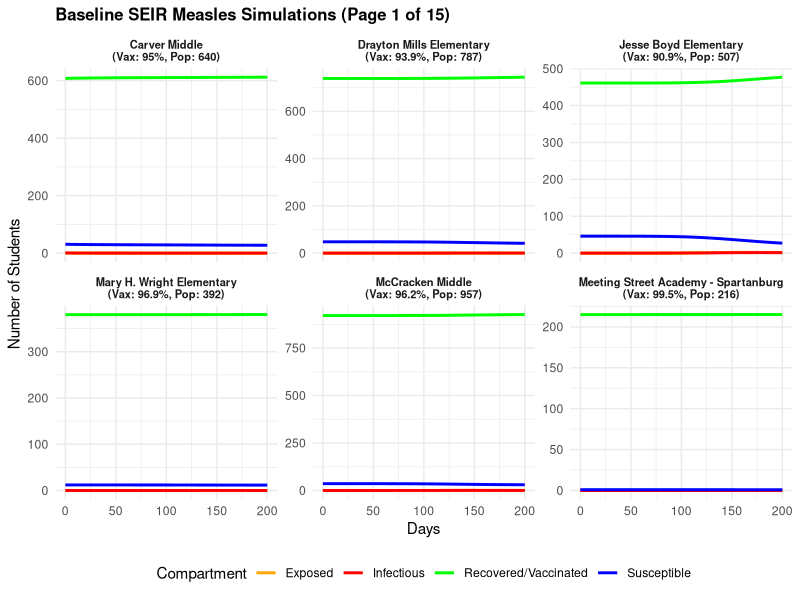
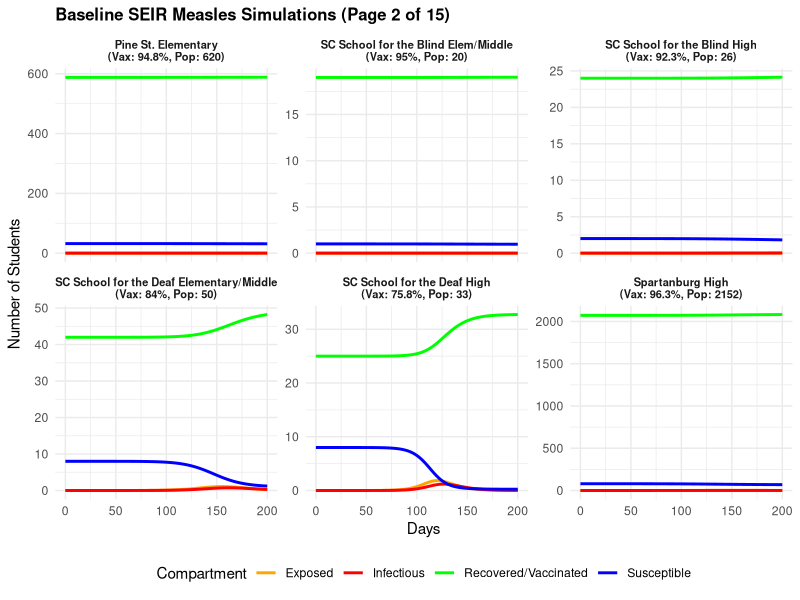
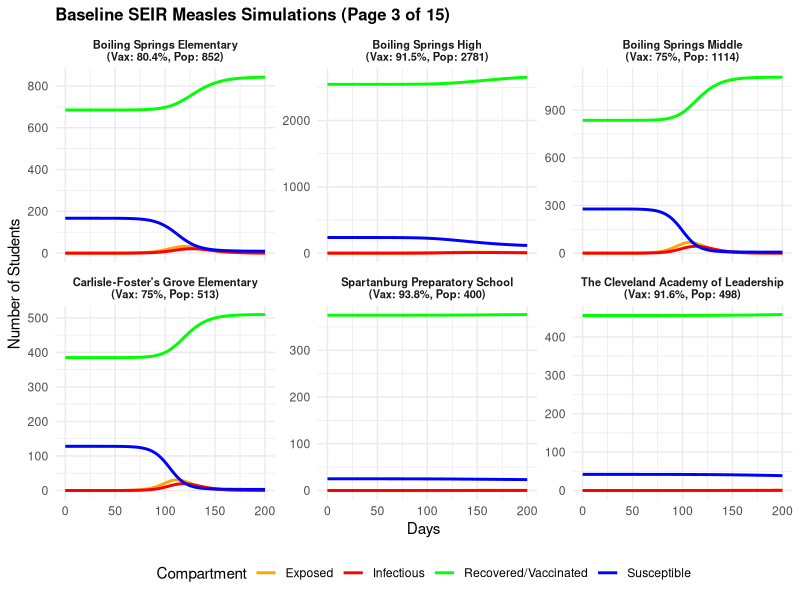
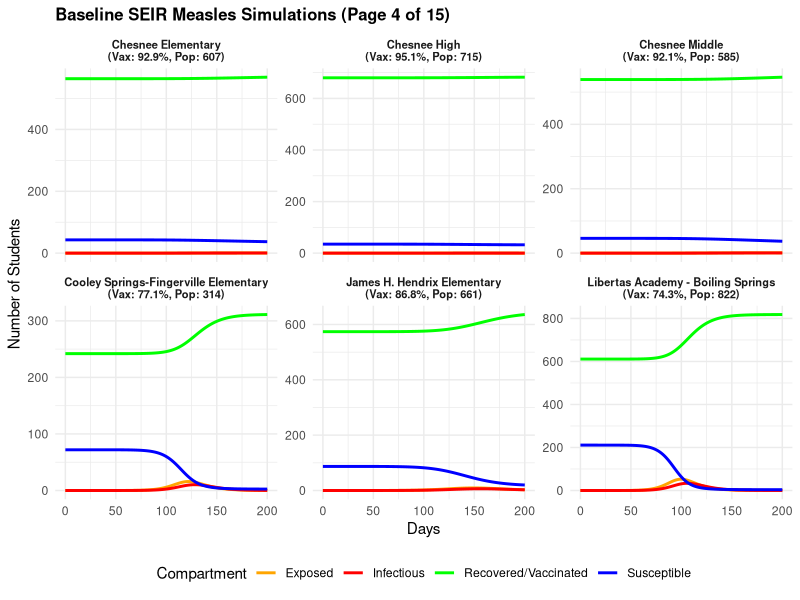
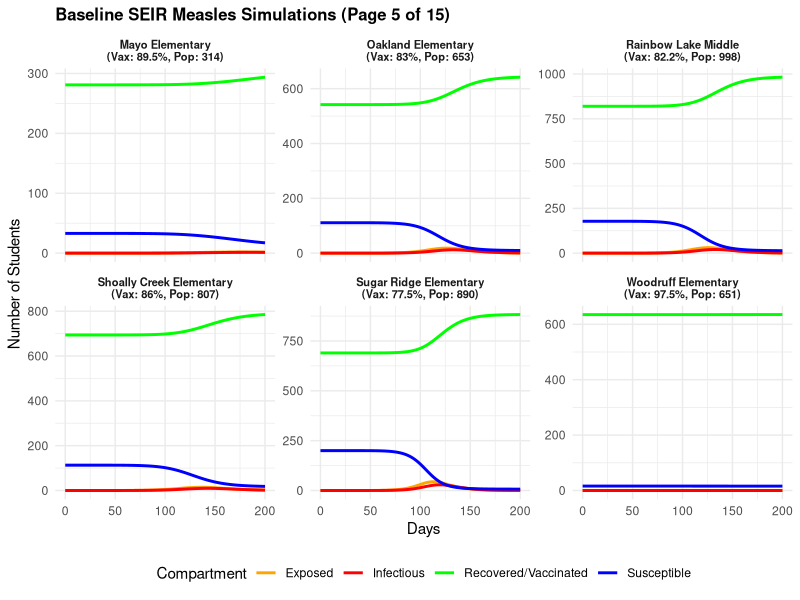
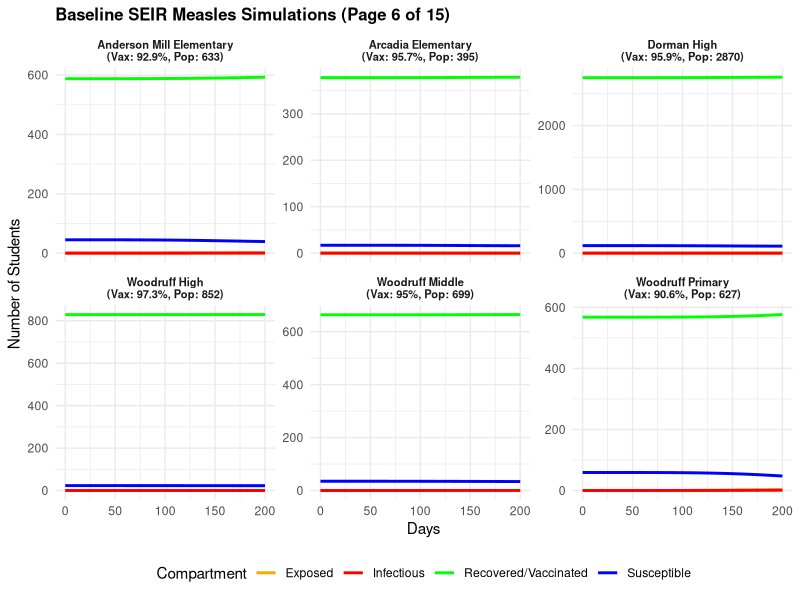
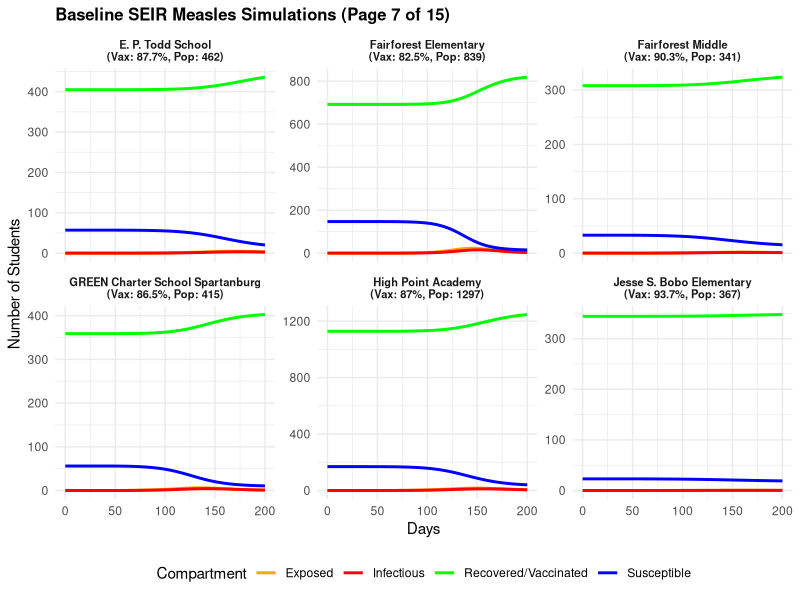
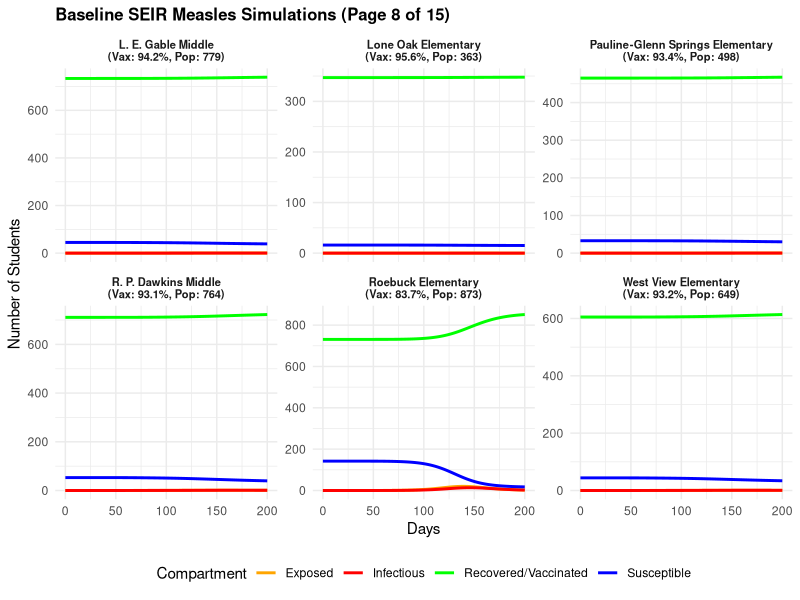

Write the R code that produced these figures, in order.

# Network SEIR Measles Simulation and Sensitivity Analysis Framework

suppressPackageStartupMessages({
  library(tidyverse)
  library(deSolve)
  library(igraph)
})


theme_set(theme_minimal() + theme(plot.title = element_text(face = "bold", size = 12)))

df <- read.csv("data/cleanned/school_data_joined.csv") %>%
  rename_with(tolower)

if (!"unit_id" %in% names(df)) {
  df <- df %>% mutate(unit_id = as.character(row_number()))
} else {
  df <- df %>% mutate(unit_id = as.character(unit_id))
}

df <- df %>%
  mutate(
    vax_rate  = if_else(percent_immunized > 1, percent_immunized / 100, percent_immunized),
    school_id = row_number(),
    page      = ceiling(school_id / 6)
  )

n_schools <- nrow(df)


# BUILD NETWORK ADJACENCY MATRIX (A)

net_df <- read.csv("data/cleanned/network_df.csv") %>%
  rename_with(tolower)

id_cols <- names(net_df)[grep("unit|from|to|source|target|id", names(net_df))]

if (length(id_cols) >= 2) {
  net_df <- net_df %>%
    rename(unit_id_a = !!sym(id_cols[1]), unit_id_b = !!sym(id_cols[2]))
} else {
  colnames(net_df)[1:2] <- c("unit_id_a", "unit_id_b")
}

net_df <- net_df %>%
  mutate(
    unit_id_a = as.character(unit_id_a),
    unit_id_b = as.character(unit_id_b)
  )

id_map <- setNames(1:n_schools, df$unit_id)
A      <- matrix(0, nrow = n_schools, ncol = n_schools)

for (k in seq_len(nrow(net_df))) {
  i <- id_map[net_df$unit_id_a[k]]
  j <- id_map[net_df$unit_id_b[k]]
  if (!is.na(i) && !is.na(j)) {
    w <- if ("total_contacts" %in% names(net_df)) net_df$total_contacts[k] else 1
    A[i, j] <- w
    A[j, i] <- w
  }
}
# 1. Keep raw matrix built from mobility connectivity risk
A_raw <- A  

# 2. Find the master scale factor (spectral radius / largest eigenvalue)
spectral_radius <- max(Re(eigen(A_raw)$values))

# 3. Scale the ENTIRE network globally by this single number
A <- A_raw / spectral_radius
#row_sums <- rowSums(A)
#row_sums[row_sums == 0] <- 1
#A <- A / row_sums

gamma_rate <- 1 / 7         # Infectious period (~7 days)
sigma_rate <- 1 / 10        # Incubation period (~10 days)
beta_rate  <- 15 * gamma_rate # Intra-school transmission (R0 = 15)
alpha      <- 0.05          # Inter-school coupling coefficient (5%)
times      <- seq(0, 200, by = 1)

N  <- df$total_students
R0 <- round(N * df$vax_rate)
I0 <- c(1, rep(0, n_schools - 1)) # Seed index case in School 1
E0 <- rep(0, n_schools)
S0 <- pmax(0, N - I0 - E0 - R0)

initial_state <- c(S0, E0, I0, R0)
names(initial_state) <- c(
  paste0("S_", 1:n_schools),
  paste0("E_", 1:n_schools),
  paste0("I_", 1:n_schools),
  paste0("R_", 1:n_schools)
)

params <- list(
  beta  = beta_rate,
  sigma = sigma_rate,
  gamma = gamma_rate,
  alpha = alpha,
  N     = N,
  A     = A,
  n     = n_schools
)

seir_model <- function(time, state, parameters) {
  with(as.list(parameters), {
    S <- state[1:n]
    E <- state[(n + 1):(2 * n)]
    I <- state[(2 * n + 1):(3 * n)]
    R <- state[(3 * n + 1):(4 * n)]
    
    I_prop <- I / N
    lambda <- (beta * I_prop) + (alpha * beta * as.vector(A %*% I_prop))
    
    dS <- -lambda * S
    dE <-  lambda * S - (sigma * E)
    dI <- (sigma * E) - (gamma * I)
    dR <- (gamma * I)
    
    list(c(dS, dE, dI, dR))
  })
}


get_total_I <- function(out_df, scenario_label) {
  out_df %>%
    pivot_longer(cols = -time, names_to = "var", values_to = "Count") %>%
    filter(str_detect(var, "^I_")) %>%
    group_by(time) %>%
    summarise(total_infectious = sum(Count), .groups = "drop") %>%
    mutate(Scenario = scenario_label)
}

run_vax_scenario <- function(vax_vector, label, seed_id = 1) {
  R0_vec <- round(N * vax_vector)
  I0_vec <- rep(0, n_schools)
  I0_vec[seed_id] <- 1
  S0_vec <- pmax(0, N - I0_vec - R0_vec)
  
  state_vec <- c(S0_vec, rep(0, n_schools), I0_vec, R0_vec)
  names(state_vec) <- names(initial_state)
  
  out_df <- as.data.frame(ode(y = state_vec, times = times, func = seir_model, parms = params))
  get_total_I(out_df, label)
}


output <- ode(y = initial_state, times = times, func = seir_model, parms = params)

results_long <- as.data.frame(output) %>%
  pivot_longer(cols = -time, names_to = "var", values_to = "Count") %>%
  mutate(
    Compartment = str_extract(var, "^[SEIR]"),
    school_id   = as.numeric(str_extract(var, "\\d+"))
  ) %>%
  left_join(df, by = "school_id") %>%
  mutate(school_label = paste0(school_name, "\n(Vax: ", round(vax_rate * 100, 1), "%, Pop: ", total_students, ")"))

total_pages <- max(df$page)

for (p in 1:total_pages) {
  page_data <- results_long %>% filter(page == p)
  
  p_plot <- ggplot(page_data, aes(x = time, y = Count, color = Compartment)) +
    geom_line(linewidth = 1) +
    scale_color_manual(
      values = c("S" = "blue", "E" = "orange", "I" = "red", "R" = "green"),
      labels = c("S" = "Susceptible", "E" = "Exposed", "I" = "Infectious", "R" = "Recovered/Vaccinated")
    ) +
    facet_wrap(~school_label, ncol = 3, scales = "free_y") +
    labs(
      title = paste0("Baseline SEIR Measles Simulations (Page ", p, " of ", total_pages, ")"),
      x = "Days", y = "Number of Students", color = "Compartment"
    ) +
    theme(strip.text = element_text(size = 8, face = "bold"), legend.position = "bottom")
  
  print(p_plot)
}


#  SENSITIVITY ANALYSIS 1: VACCINATION COVERAGE VS. SCHOOL SIZE

df_sens <- df %>%
  mutate(
    school_size_cat = case_when(
      total_students < 400 ~ "Small (<400)",
      total_students >= 400 & total_students <= 800 ~ "Medium (400-800)",
      total_students > 800 ~ "Large (>800)"
    )
  )

vax_scenarios <- c(0.70, 0.80, 0.85, 0.90, 0.95, 0.98)
sens_results  <- data.frame()

for (v_cov in vax_scenarios) {
  R0_sens <- round(N * v_cov)
  I0_sens <- c(1, rep(0, n_schools - 1))
  E0_sens <- rep(0, n_schools)
  S0_sens <- pmax(0, N - I0_sens - E0_sens - R0_sens)
  
  state_sens <- c(S0_sens, E0_sens, I0_sens, R0_sens)
  names(state_sens) <- names(initial_state)
  
  out_sens <- ode(y = state_sens, times = times, func = seir_model, parms = params)
  
  res_sens <- as.data.frame(out_sens) %>%
    pivot_longer(cols = -time, names_to = "var", values_to = "Count") %>%
    mutate(
      Compartment = str_extract(var, "^[SEIR]"),
      school_id   = as.numeric(str_extract(var, "\\d+"))
    ) %>%
    filter(time == max(times)) %>%
    pivot_wider(names_from = Compartment, values_from = Count) %>%
    left_join(df_sens, by = "school_id") %>%
    mutate(
      total_cases  = R - (total_students * v_cov),
      attack_rate  = (pmax(0, total_cases) / total_students) * 100,
      scenario_vax = paste0(v_cov * 100, "%")
    )
  
  sens_results <- bind_rows(sens_results, res_sens)
}

sens_summary <- sens_results %>%
  group_by(scenario_vax, school_size_cat) %>%
  summarise(
    avg_attack_rate    = mean(attack_rate, na.rm = TRUE),
    total_cases_county = sum(pmax(0, total_cases), na.rm = TRUE),
    .groups            = "drop"
  ) %>%
  mutate(vax_num = parse_number(scenario_vax))

ggplot(sens_summary, aes(x = vax_num, y = avg_attack_rate, color = school_size_cat, group = school_size_cat)) +
  geom_line(linewidth = 1.2) +
  geom_point(size = 3) +
  geom_vline(xintercept = 95, linetype = "dashed", color = "red") +
  annotate("text", x = 95.5, y = max(sens_summary$avg_attack_rate) * 0.9, 
           label = "95% Herd Immunity Target", color = "red", angle = 90) +
  labs(
    title    = "Sensitivity Analysis 1: Impact of Vaccination Coverage on Attack Rate",
    
    x        = "County-Wide Vaccination Coverage (%)",
    y        = "Average Final Attack Rate (%)",
    color    = "School Size Category"
  )


# SENSITIVITY ANALYSIS 2: ROLE OF HIGH-CENTRALITY (HUB) SCHOOLS

net_graph       <- graph_from_adjacency_matrix(A, mode = "undirected", weighted = TRUE)
df$node_strength <- strength(net_graph)
df$betweenness   <- betweenness(net_graph, weights = NA)

top_hub_id   <- df$school_id[which.max(df$node_strength)]
low_hub_id   <- df$school_id[which.min(df$node_strength)]
top_hub_name <- df$school_name[df$school_id == top_hub_id]
low_hub_name <- df$school_name[df$school_id == low_hub_id]

###actual coverage
R0_actual <- round(N * df$vax_rate)

I0_hub <- rep(0, n_schools); I0_hub[top_hub_id] <- 1
state_hub <- c(pmax(0, N - I0_hub - R0_actual), rep(0, n_schools), I0_hub, R0_actual)
names(state_hub) <- names(initial_state)

I0_peri <- rep(0, n_schools); I0_peri[low_hub_id] <- 1
state_peri <- c(pmax(0, N - I0_peri - R0_actual), rep(0, n_schools), I0_peri, R0_actual)
names(state_peri) <- names(initial_state)

out_hub  <- as.data.frame(ode(y = state_hub,  times = times, func = seir_model, parms = params))
out_peri <- as.data.frame(ode(y = state_peri, times = times, func = seir_model, parms = params))

comparison_df <- bind_rows(
  get_total_I(out_hub,  paste0("Hub: ", top_hub_name)),
  get_total_I(out_peri, paste0("Peripheral: ", low_hub_name))
)

ggplot(comparison_df, aes(x = time, y = total_infectious, color = Scenario)) +
  geom_line(linewidth = 1.3) +
  scale_color_manual(values = c("firebrick", "darkblue")) +
  labs(
    title    = "Sensitivity Analysis 2: Outbreak Dynamics by Index Case Location",
    subtitle = "Comparing Index Case in  Hub vs. Peripheral School",
    x        = "Days Since Outbreak Introduction",
    y        = "Total Active Infectious Cases in County",
    color    = "Initial Location"
  ) +
  theme(legend.position = "bottom")

#  Controlled Coverage (Fix both seed schools to 74% coverage)
fixed_vax_rate <- 0.74 
R0_controlled  <- round(N * df$vax_rate)
R0_controlled[top_hub_id] <- round(N[top_hub_id] * fixed_vax_rate)
R0_controlled[low_hub_id] <- round(N[low_hub_id] * fixed_vax_rate)

state_hub_ctrl  <- c(pmax(0, N - I0_hub - R0_controlled), rep(0, n_schools), I0_hub, R0_controlled)
state_peri_ctrl <- c(pmax(0, N - I0_peri - R0_controlled), rep(0, n_schools), I0_peri, R0_controlled)
names(state_hub_ctrl) <- names(state_peri_ctrl) <- names(initial_state)

out_hub_ctrl  <- as.data.frame(ode(y = state_hub_ctrl,  times = times, func = seir_model, parms = params))
out_peri_ctrl <- as.data.frame(ode(y = state_peri_ctrl, times = times, func = seir_model, parms = params))

comparison_ctrl_df <- bind_rows(
  get_total_I(out_hub_ctrl,  paste0("Hub Seed (74% Vax): ", top_hub_name)),
  get_total_I(out_peri_ctrl, paste0("Peripheral Seed (74% Vax): ", low_hub_name))
)

ggplot(comparison_ctrl_df, aes(x = time, y = total_infectious, color = Scenario)) +
  geom_line(linewidth = 1.3) +
  scale_color_manual(values = c("firebrick", "darkblue")) +
  labs(
    title    = "Controlled Sensitivity Analysis 2: Decoupled Network Effect",
    subtitle = "Both Seed Schools Controlled at 74% Vaccination Coverage",
    x        = "Days Since Outbreak Introduction",
    y        = "Total Active Infectious Cases in County"
  )

# SENSITIVITY ANALYSIS 3: REDUCING INTER-SCHOOL CONNECTIVITY

alpha_scenarios <- c(
  "Baseline (0% Reduction)"               = alpha,
  "Moderate Restrictions (50% Reduction)" = alpha * 0.50,
  "Full School Isolation (100% Reduction)" = 0.0
)

results_list <- list()
for (scen_name in names(alpha_scenarios)) {
  params_scen       <- params
  params_scen$alpha <- alpha_scenarios[[scen_name]]
  
  out_scen <- as.data.frame(ode(y = state_hub, times = times, func = seir_model, parms = params_scen))
  results_list[[scen_name]] <- get_total_I(out_scen, scen_name)
}

sens3_df <- bind_rows(results_list)

ggplot(sens3_df, aes(x = time, y = total_infectious, color = Scenario, linetype = Scenario)) +
  geom_line(linewidth = 1.3) +
  scale_color_manual(values = c("firebrick", "darkorange", "forestgreen")) +
  scale_linetype_manual(values = c("solid", "dashed", "dotdash")) +
  labs(
    title    = "Sensitivity Analysis 3: Impact of Reducing Inter-School Connectivity",
    subtitle = "Simulating Outbreak Response Strategies Starting from High-Centrality Hub",
    x        = "Days Since Outbreak Introduction",
    y        = "Total Active Infectious Cases in County"
  ) +
  theme(legend.position = "bottom")


#  SENSITIVITY ANALYSIS 4: TARGETED VS. RANDOM VACCINATION

set.seed(123)

top_5_hubs       <- df %>% arrange(desc(node_strength)) %>% slice(1:5) %>% pull(school_id)
random_5_schools <- df %>% filter(!school_id %in% top_5_hubs) %>% sample_n(5) %>% pull(school_id)

vax_base     <- df$vax_rate
vax_targeted <- vax_base; vax_targeted[top_5_hubs]       <- pmax(vax_targeted[top_5_hubs], 0.95)
vax_random   <- vax_base; vax_random[random_5_schools]   <- pmax(vax_random[random_5_schools], 0.95)

sens4_df <- bind_rows(
  run_vax_scenario(vax_base,     "Baseline (Actual Coverage)", seed_id = top_hub_id),
  run_vax_scenario(vax_targeted, "Targeted (Top 5 Hubs Raised to 95%)", seed_id = top_hub_id),
  run_vax_scenario(vax_random,   "Random (5 Random Schools Raised to 95%)", seed_id = top_hub_id)
)

ggplot(sens4_df, aes(x = time, y = total_infectious, color = Scenario, linetype = Scenario)) +
  geom_line(linewidth = 1.3) +
  scale_color_manual(values = c("firebrick", "darkorange", "forestgreen")) +
  scale_linetype_manual(values = c("solid", "dashed", "dotdash")) +
  labs(
    title    = "Sensitivity Analysis 4: Targeted vs. Random Vaccine Allocation",
    subtitle = "Comparing County-Wide Outbreak Impact of Protecting Network Hubs",
    x        = "Days Since Outbreak Introduction",
    y        = "Total Active Infectious Cases in County"
  ) +
  theme(legend.position = "bottom")


#  SENSITIVITY ANALYSIS 5: VACCINATION COVERAGE BY SCHOOL SIZE

target_county_mean <- mean(df$vax_rate)
small_idx          <- which(df$total_students < 400)
large_idx          <- which(df$total_students >= 400)

# Scenario A: Low Vax in Small Schools, High Vax in Large Schools
vax_small_low <- numeric(n_schools)
vax_small_low[small_idx] <- 0.70; vax_small_low[large_idx] <- 0.95
vax_small_low <- pmin(0.98, pmax(0.40, vax_small_low * (target_county_mean / mean(vax_small_low))))

# Scenario B: High Vax in Small Schools, Low Vax in Large Schools
vax_large_low <- numeric(n_schools)
vax_large_low[small_idx] <- 0.95; vax_large_low[large_idx] <- 0.70
vax_large_low <- pmin(0.98, pmax(0.40, vax_large_low * (target_county_mean / mean(vax_large_low))))

sens6_df <- bind_rows(
  run_vax_scenario(vax_small_low, "Low Coverage in Small / High in Large", seed_id = top_hub_id),
  run_vax_scenario(vax_large_low, "High Coverage in Small / Low in Large", seed_id = top_hub_id)
)

ggplot(sens6_df, aes(x = time, y = total_infectious, color = Scenario, linetype = Scenario)) +
  geom_line(linewidth = 1.3) +
  scale_color_manual(values = c("darkorange", "purple")) +
  scale_linetype_manual(values = c("solid", "dashed")) +
  labs(
    title    = "Sensitivity Analysis 5: Impact of Vaccine Distribution by School Size",
    
    x        = "Days Since Outbreak Introduction",
    y        = "Total Active Infectious Cases in County"
  ) +
  theme(legend.position = "bottom")


#  SENSITIVITY ANALYSIS 6: REACTIVE SCHOOL CLOSURE

run_closure_scenario <- function(threshold_cases, label) {
  p_temp         <- params
  A_dynamic      <- p_temp$A
  curr_state     <- initial_state
  history_list   <- list()
  closed_schools <- c()
  
  times_sim <- seq(0, 200, by = 1)
  
  for (t_idx in 1:(length(times_sim) - 1)) {
    t_start  <- times_sim[t_idx]
    t_end    <- times_sim[t_idx + 1]
    step_out <- as.data.frame(ode(y = curr_state, times = c(t_start, t_end), func = seir_model, parms = p_temp))
    
    curr_state <- unlist(step_out[2, 2:ncol(step_out)])
    I_counts   <- curr_state[(2 * n_schools + 1):(3 * n_schools)]
    
    newly_closed <- which(I_counts >= threshold_cases & !(1:n_schools %in% closed_schools))
    if (length(newly_closed) > 0 && threshold_cases < Inf) {
      closed_schools <- c(closed_schools, newly_closed)
      for (sch in newly_closed) {
        A_dynamic[sch, ] <- 0
        A_dynamic[, sch] <- 0
      }
      p_temp$A <- A_dynamic
    }
    history_list[[t_idx]] <- step_out[1, ]
  }
  
  full_out <- bind_rows(history_list)
  get_total_I(full_out, label)
}

sens7_df <- bind_rows(
  run_closure_scenario(Inf, "No Closures (Baseline)"),
  run_closure_scenario(2,   "Early Closure (Trigger: 2 Cases/School)"),
  run_closure_scenario(10,  "Late Closure (Trigger: 10 Cases/School)")
)

ggplot(sens7_df, aes(x = time, y = total_infectious, color = Scenario, linetype = Scenario)) +
  geom_line(linewidth = 1.3) +
  scale_color_manual(values = c("firebrick", "forestgreen", "darkorange")) +
  labs(
    title    = "Sensitivity Analysis 6: Reactive School Closure Interventions",
    subtitle = "Dynamic Network Node Isolation at Triggered Thresholds",
    x        = "Days Since Outbreak Introduction", 
    y        = "Total Active Infectious Cases",
    color    = "Intervention Policy"
  ) +
  theme(legend.position = "bottom")


#  SENSITIVITY ANALYSIS 7: REACTIVE RING VS. MASS VACCINATION

day_trigger      <- 14
vax_boost_amount <- 0.15

ring_targets <- as.numeric(neighbors(net_graph, top_hub_id))
size_targets <- df %>% arrange(desc(total_students)) %>% slice(1:length(ring_targets)) %>% pull(school_id)

create_vax_events <- function(target_nodes, trigger_day) {
  events <- data.frame()
  for (node in target_nodes) {
    events <- bind_rows(events, data.frame(
      var = paste0("S_", node), time = trigger_day, value = 1 - vax_boost_amount, method = "mult"
    ))
    events <- bind_rows(events, data.frame(
      var = paste0("R_", node), time = trigger_day, value = vax_boost_amount, method = "add"
    ))
  }
  events
}

events_ring <- create_vax_events(ring_targets, day_trigger)
events_size <- create_vax_events(size_targets, day_trigger)

out_base_ring <- ode(y = state_hub, times = times, func = seir_model, parms = params)
out_ring      <- ode(y = state_hub, times = times, func = seir_model, parms = params, events = list(data = events_ring))
out_size      <- ode(y = state_hub, times = times, func = seir_model, parms = params, events = list(data = events_size))

sens8_df <- bind_rows(
  get_total_I(as.data.frame(out_base_ring), "Baseline (No Reactive Vax)"),
  get_total_I(as.data.frame(out_ring),      "Ring Strategy (Direct Network Neighbors)"),
  get_total_I(as.data.frame(out_size),      "Size Strategy (Largest Schools)")
)

ggplot(sens8_df, aes(x = time, y = total_infectious, color = Scenario, linetype = Scenario)) +
  geom_line(linewidth = 1.3) +
  scale_color_manual(values = c("firebrick", "forestgreen", "darkblue")) +
  geom_vline(xintercept = day_trigger, linetype = "dotted", color = "black") +
  annotate("text", x = day_trigger + 2, y = max(sens8_df$total_infectious) * 0.9, 
           label = "Vaccination Trigger (Day 14)", angle = 90, hjust = 1) +
  labs(
    title    = "Sensitivity Analysis 7: Reactive Ring vs. Mass-Size Vaccination",
    subtitle = "Post-Exposure Intervention Triggered at Day 14 (Seeded at Top Hub)",
    x        = "Days Since Outbreak Introduction", 
    y        = "Total Active Infectious Cases"
  ) +
  theme(legend.position = "bottom")


#  SENSITIVITY ANALYSIS 8: PHASED INTER-SCHOOL TRAVEL RESTRICTIONS

run_phased_alpha <- function(alpha_schedule, label) {
  curr_state   <- initial_state
  p_temp       <- params
  history_list <- list()
  times_sim    <- seq(0, 200, by = 1)
  
  for (t_idx in 1:(length(times_sim) - 1)) {
    t_start      <- times_sim[t_idx]
    t_end        <- times_sim[t_idx + 1]
    p_temp$alpha <- alpha_schedule(t_start)
    
    step_out   <- as.data.frame(ode(y = curr_state, times = c(t_start, t_end), func = seir_model, parms = p_temp))
    curr_state <- unlist(step_out[2, 2:ncol(step_out)])
    history_list[[t_idx]] <- step_out[1, ]
  }
  
  full_out <- bind_rows(history_list)
  get_total_I(full_out, label)
}

alpha_constant <- function(t) 0.05
alpha_step_mod <- function(t) if (t >= 14) 0.025 else 0.05
alpha_step_str <- function(t) if (t >= 14) 0.005 else 0.05

sens9_df <- bind_rows(
  run_phased_alpha(alpha_constant, "Baseline (alpha = 0.05)"),
  run_phased_alpha(alpha_step_mod, "Moderate Restriction at Day 14 (alpha = 0.025)"),
  run_phased_alpha(alpha_step_str, "Strict Restriction at Day 14 (alpha = 0.005)")
)

ggplot(sens9_df, aes(x = time, y = total_infectious, color = Scenario, linetype = Scenario)) +
  geom_line(linewidth = 1.3) +
  scale_color_manual(values = c("firebrick", "darkorange", "forestgreen")) +
  geom_vline(xintercept = 14, linetype = "dotted", color = "black")+
  labs(
    title    = "Sensitivity Analysis 8: Phased Inter-School Travel Restrictions",
    subtitle = "Evaluating Post-14 Day Inter-School Mobility Reductions",
    x        = "Days Since Outbreak Introduction",
    y        = "Total Active Infectious Cases in County"
  ) +
  theme(legend.position = "bottom")














# ==============================================================================
# SENSITIVITY ANALYSIS 5: VACCINE ALLOCATION BY SCHOOL SIZE VS. BASELINES
# ==============================================================================

# 1. School classification and student totals
small_idx <- which(df$total_students < 400)
large_idx <- which(df$total_students >= 400)

N_small <- sum(df$total_students[small_idx])
N_large <- sum(df$total_students[large_idx])
N_total <- sum(df$total_students)

# ------------------------------------------------------------------------------
# 2. Size-Based Allocations (75% / 90% Parameter Set)
# ------------------------------------------------------------------------------
# Scenario A: Low Coverage in Small Schools (75%), High in Large (90%)
vax_small_low <- numeric(n_schools)
vax_small_low[small_idx] <- 0.75
vax_small_low[large_idx] <- 0.90

total_vax_A <- sum(df$total_students * vax_small_low)
rate_A      <- total_vax_A / N_total

# Scenario B: Low Coverage in Large Schools (75%), Solve Small to Match Scenario A
vax_small_B_needed <- (total_vax_A - (0.75 * N_large)) / N_small

vax_large_low <- numeric(n_schools)
vax_large_low[large_idx] <- 0.75
vax_large_low[small_idx] <- vax_small_B_needed

total_vax_B <- sum(df$total_students * vax_large_low)
rate_B      <- total_vax_B / N_total

# ------------------------------------------------------------------------------
# 3. Uniform Baselines (70%, 80%, 90% Across All Schools)
# ------------------------------------------------------------------------------
vax_70 <- rep(0.70, n_schools)
vax_80 <- rep(0.80, n_schools)
vax_90 <- rep(0.90, n_schools)

total_vax_70 <- sum(df$total_students * vax_70)
total_vax_80 <- sum(df$total_students * vax_80)
total_vax_90 <- sum(df$total_students * vax_90)

rate_70 <- total_vax_70 / N_total
rate_80 <- total_vax_80 / N_total
rate_90 <- total_vax_90 / N_total

# ------------------------------------------------------------------------------
# 4. Console Verification Summary
# ------------------------------------------------------------------------------
aggregate_summary <- data.frame(
  Scenario = c(
    "Baseline: Uniform 70%",
    "Baseline: Uniform 80%",
    "Baseline: Uniform 90%",
    "Allocated: Low in Small / High in Large",
    "Allocated: High in Small / Low in Large"
  ),
  Total_Vaccinated_Students = c(
    round(total_vax_70),
    round(total_vax_80),
    round(total_vax_90),
    round(total_vax_A),
    round(total_vax_B)
  ),
  Aggregate_County_Coverage = c(
    paste0(round(rate_70 * 100, 2), "%"),
    paste0(round(rate_80 * 100, 2), "%"),
    paste0(round(rate_90 * 100, 2), "%"),
    paste0(round(rate_A * 100, 4), "%"),
    paste0(round(rate_B * 100, 4), "%")
  )
)

cat("\n=== COUNTY-WIDE AGGREGATE COVERAGE SUMMARY ===\n")
print(aggregate_summary)
cat("===============================================\n\n")

# ------------------------------------------------------------------------------
# 5. Run Model Simulations
# ------------------------------------------------------------------------------
sens5_df <- bind_rows(
  run_vax_scenario(vax_70,        "Baseline: Uniform 70%",                     seed_id = top_hub_id),
  run_vax_scenario(vax_80,        "Baseline: Uniform 80%",                     seed_id = top_hub_id),
  run_vax_scenario(vax_90,        "Baseline: Uniform 90%",                     seed_id = top_hub_id),
  run_vax_scenario(vax_small_low, "Allocated: Low in Small / High in Large", seed_id = top_hub_id),
  run_vax_scenario(vax_large_low, "Allocated: High in Small / Low in Large", seed_id = top_hub_id)
)

# ------------------------------------------------------------------------------
# 6. Comparative Plotting
# ------------------------------------------------------------------------------
ggplot(sens5_df, aes(x = time, y = total_infectious, color = Scenario, linetype = Scenario)) +
  geom_line(linewidth = 1.2) +
  scale_color_manual(values = c(
    "Baseline: Uniform 70%"                     = "firebrick",
    "Baseline: Uniform 80%"                     = "darkorange",
    "Baseline: Uniform 90%"                     = "forestgreen",
    "Allocated: Low in Small / High in Large" = "purple",
    "Allocated: High in Small / Low in Large" = "deepskyblue3"
  )) +
  scale_linetype_manual(values = c(
    "Baseline: Uniform 70%"                     = "dotted",
    "Baseline: Uniform 80%"                     = "dotted",
    "Baseline: Uniform 90%"                     = "dotted",
    "Allocated: Low in Small / High in Large" = "solid",
    "Allocated: High in Small / Low in Large" = "dashed"
  )) +
  labs(
    title    = "Sensitivity Analysis 5: Size-Based Vaccine Allocation vs. Uniform Baselines",
    subtitle = "Comparing Heterogeneous School Coverage Against Uniform Thresholds under Constant Aggregate Coverage",
    x        = "Days Since Outbreak Introduction",
    y        = "Total Active Infectious Cases in County"
  ) +
  theme(
    legend.position = "bottom",
    legend.title    = element_blank()
  ) +
  guides(color = guide_legend(nrow = 2, byrow = TRUE))














# ==============================================================================
# SENSITIVITY ANALYSIS 5: VACCINE ALLOCATION (89 SCHOOLS NETWORK)
# ==============================================================================

# 1. School Classification for 89 Schools
n_schools <- nrow(df) # Confirms 89 schools

small_idx <- which(df$total_students < 400)
large_idx <- which(df$total_students >= 400)

N_small <- sum(df$total_students[small_idx])
N_large <- sum(df$total_students[large_idx])
N_total <- sum(df$total_students)

# 2. Scenario A: Low in Small (75%), High in Large (90%)
vax_small_low <- numeric(n_schools)
vax_small_low[small_idx] <- 0.75
vax_small_low[large_idx] <- 0.90

total_vax_A <- sum(df$total_students * vax_small_low)
rate_A      <- total_vax_A / N_total

# 3. Scenario B: Low in Large (75%), Solved Rate in Small
vax_small_B_needed <- (total_vax_A - (0.75 * N_large)) / N_small

vax_large_low <- numeric(n_schools)
vax_large_low[large_idx] <- 0.75
vax_large_low[small_idx] <- vax_small_B_needed

total_vax_B <- sum(df$total_students * vax_large_low)
rate_B      <- total_vax_B / N_total

# 4. Uniform Baselines
vax_70 <- rep(0.70, n_schools)
vax_80 <- rep(0.80, n_schools)
vax_90 <- rep(0.90, n_schools)

# 5. Verification Output
cat("Total Schools in Analysis:", n_schools, "\n")
cat("Aggregate Coverage Scenario A:", round(rate_A * 100, 4), "%\n")
cat("Aggregate Coverage Scenario B:", round(rate_B * 100, 4), "%\n")
